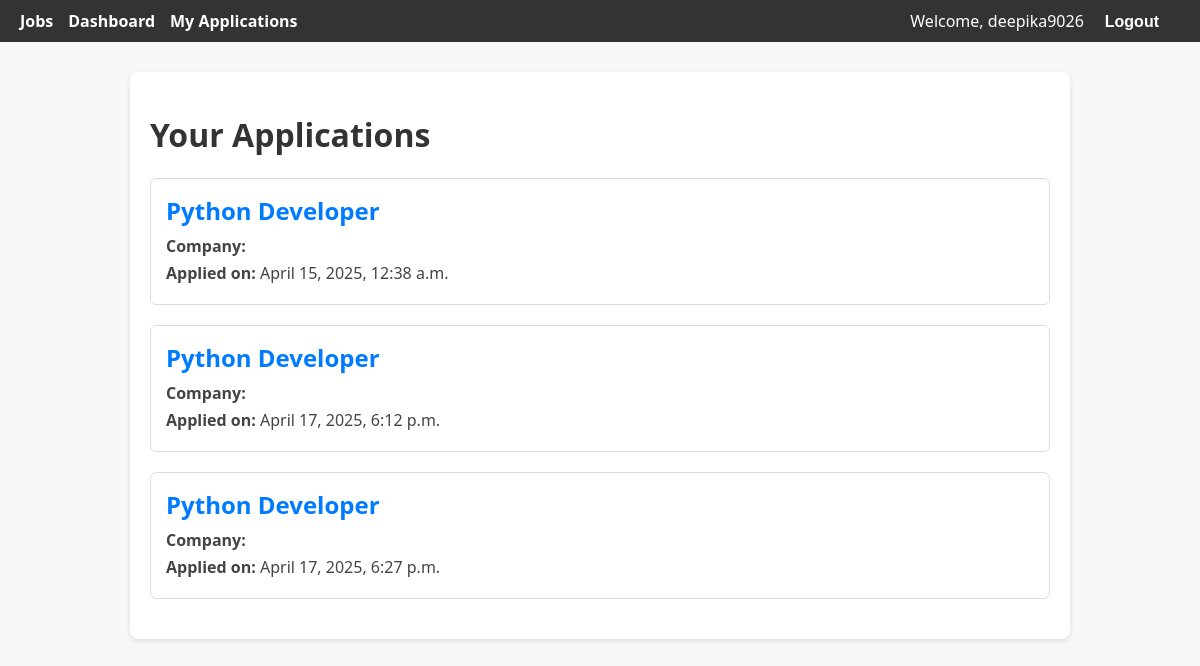
The page /dashboard/ (signed in) on the database its author committed.
### core/models.py (models this page shows, shortened)
class Application(models.Model):
    STATUS_CHOICES = [
        ('pending', 'Pending'),
        ('accepted', 'Accepted'),
        ('rejected', 'Rejected'),
    ]
    user = models.ForeignKey(User, on_delete=models.CASCADE, null=True)
    job = models.ForeignKey(Job, on_delete=models.CASCADE)
    name = models.CharField(max_length=100)
    email = models.EmailField(default='')
    resume = models.FileField(upload_to='resumes/')
    applied_at = models.DateTimeField(auto_now_add=True)
    status = models.CharField(max_length=10, choices=STATUS_CHOICES, default='pending')

class Job(models.Model):
    JOB_TYPE = (
        ('Full Time', 'Full Time'),
        ('Part Time', 'Part Time'),
        ('Internship', 'Internship'),
    )
    title = models.CharField(max_length=100)
    company = models.CharField(max_length=100)
    description = models.TextField()
    location = models.CharField(max_length=100)
    job_type = models.CharField(max_length=20, choices=JOB_TYPE)
    posted_by = models.ForeignKey(User, on_delete=models.CASCADE)
    created_at = models.DateTimeField(auto_now_add=True)

### core/views.py (the view)
# urls.py: path('dashboard/', views.user_dashboard, name='user_dashboard'),
@login_required
def user_dashboard(request):
    applications = Application.objects.filter(user=request.user).select_related('job')
    return render(request, 'core/dashboard.html', {'applications': applications})

### core/templates/core/dashboard.html
{% extends 'base.html' %}
{% block content %}
<h1>Your Applications</h1>
{% if applications %}
    {% for application in applications %}
        <div class="job-box">
            <h2>{{ application.job.title }}</h2>
            <p><strong>Company:</strong> {{ application.job.company_name }}</p>
            <p><strong>Applied on:</strong> {{ application.applied_at|date:"F j, Y, g:i a" }}</p>
        </div>
    {% endfor %}
{% else %}
    <p>You haven't applied for any jobs yet.</p>
{% endif %}
{% endblock %}

### core/templates/base.html (shortened to what this page needs)
<!DOCTYPE html>
<html>
<head>
</head>
<body>
    <nav>
        <div class="left">
            <a href="{% url 'job_list' %}">Jobs</a>
            {% if user.is_authenticated %}
                <a href="{% url 'user_dashboard' %}">Dashboard</a>
                <a href="{% url 'my_applications' %}">My Applications</a>
            {% endif %}
        </div>
        <div class="right">
            {% if user.is_authenticated %}
                <span>Welcome, {{ user.username }}</span>
                <form action="{% url 'logout' %}" method="post" style="display: inline;">
                    <button type="submit">Logout</button>
                </form>
            {% else %}
                <a href="{% url 'login' %}">Login</a>
                <a href="{% url 'register' %}">Register</a>
            {% endif %}
        </div>
    </nav>
    <div class="container">
        {% block content %}
        {% endblock %}
    </div>
</body>
</html>

### core/templates/base.html (style rules this page uses)
body { font-family: 'Segoe UI', sans-serif; background-color: #f7f7f7; margin: 0; padding: 0; }
nav { background-color: #333; color: #fff; padding: 10px 20px; display: flex; justify-content: space-between; align-items: center; }
nav .left, nav .right { display: flex; align-items: center; }
nav a, nav form button { color: #fff; margin-right: 15px; text-decoration: none; font-weight: bold; background: none; border: none; cursor: pointer; font-size: 1em; }
nav span { margin-right: 15px; }
.container { max-width: 900px; margin: 30px auto; background-color: #fff; padding: 20px; border-radius: 8px; box-shadow: 0 2px 5px rgba(0,0,0,0.1); }
.job-box { border: 1px solid #ddd; border-radius: 6px; padding: 15px; margin-bottom: 20px; }
.job-box h2 { margin: 0 0 8px; color: #007bff; }
.job-box p { margin: 5px 0; color: #444; }
h1 { color: #333; }

### rows shown on the page
Application: job "Python Developer", applied_at "April 15, 2025, 12:38 a.m."
Application: job "Python Developer", applied_at "April 17, 2025, 6:12 p.m."
Application: job "Python Developer", applied_at "April 17, 2025, 6:27 p.m."

### other values the page prints
{{ user.username }} "deepika9026"
